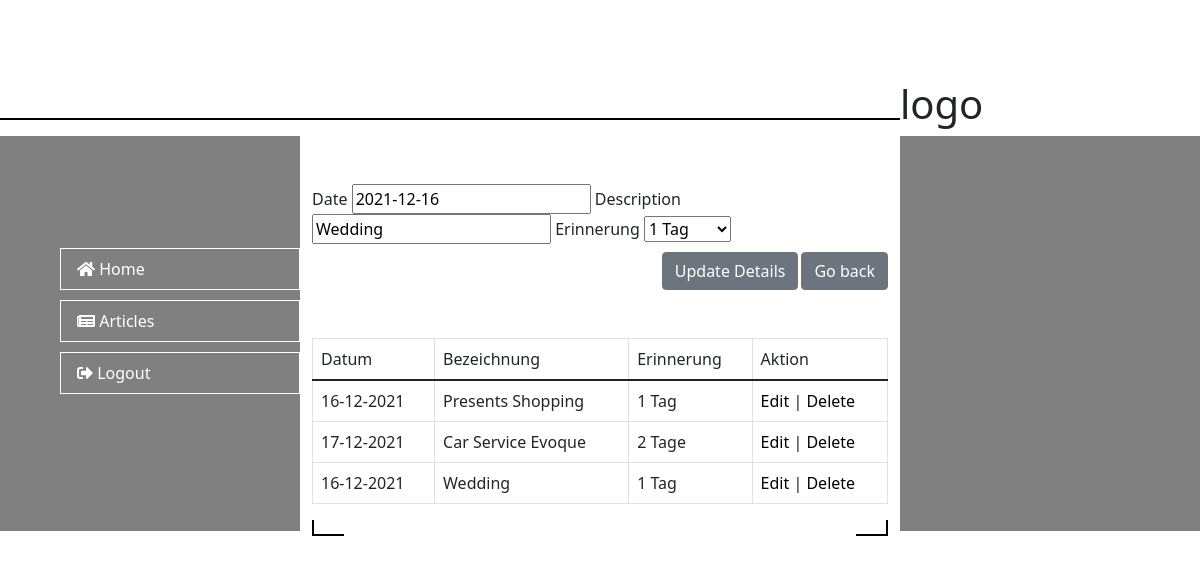
/edit_reminder.php?id=91, run on the app's committed database.
### tables this page shows
CREATE TABLE `reminders` (
  `ID` int(11) NOT NULL,
  `DESCRIPTION` varchar(150) NOT NULL,
  `ERINNERUNG` varchar(150) NOT NULL,
  `DATE` date NOT NULL,
  `C_YEAR` varchar(50) DEFAULT NULL
);

### edit_reminder.php (the view, shortened to what this page needs)
<?php
  include "config.php";
  $sql="SELECT * FROM reminders WHERE ID='{$_GET["id"]}'";
  $res=$con->query($sql);
  if($res->num_rows>0){
    $row=$res->fetch_assoc();
?>
<!DOCTYPE html>
<html lang="en">
<?php include "header.php"; ?>
<body>
  <?php include "logo.php"; ?>
  <div class='section'>
    <div class="left">
      <nav>
        <li>
          <a class="nav-link mylinks" style="margin-top: 7rem;" href="home.php"><span class='fa fa-home'></span> Home</a>
        </li>
        <li>
          <a class="nav-link mylinks" href="articles.php"><span class='fas fa-newspaper'></span> Articles</a>
        </li>
        <li>
          <a class="nav-link mylinks" href="logout.php"><span class='fas fa-sign-out-alt'></span> Logout</a>
        </li>
      </nav>
    </div>
    <div class="middle container">
      <div class="add-reminder mt-5">
        <form method='post' action='<?php echo $_SERVER["REQUEST_URI"]; ?>'>
          <label>Date</label>
          <input type="text" class="datepicker" name='date' required value="<?php echo $row["DATE"]; ?>">
          <label>Description</label>
          <input type='text' name='description' required value="<?php echo $row["DESCRIPTION"]; ?>">
          <label>Erinnerung</label>
          <select name="erinnerung" id="erinnerung" required value="<?php echo $row["ERINNERUNG"]; ?>">
            <option value="1 Tag">1 Tag</option>
          </select>
          <br>
          <a href="home.php" class="mt-2 mb-5 btn btn-secondary submit-button" style="margin-left: 3px;">Go back</a>
          <input type='submit' name='submit' class='mt-2 mb-5 submit-button btn btn-secondary' value='Update Details'>
        </form>
      </div>
      <div class='reminder-message mt-3'>
        <table class='table table-bordered mt-2'>
          <thead>
            <tr>
              <td>Datum</td>
              <td>Bezeichnung</td>
              <td>Erinnerung</td>
              <td>Aktion</td>
            </tr>
          </thead>
          <tbody>
            <?php
            $sql = "SELECT * FROM reminders ORDER BY ID DESC";
            $res = $con->query($sql);
            if ($res->num_rows > 0) {
              while ($row = $res->fetch_assoc()) {
                echo "
										<tr>
                      <td>" . date("d-m-Y", strtotime($row["DATE"])) . "</td>
											<td>{$row["DESCRIPTION"]}</td>
											<td>{$row["ERINNERUNG"]}</td>
                      <td><a href='edit_reminder.php?id={$row["ID"]}' class=''>Edit</a>
                      <span>|</span>
                      <a href='delete_reminder.php?id={$row["ID"]}' class=''>Delete</a>
                      </td>
										</tr>";
              }
            }
            ?>
          </tbody>
        </table>
      </div>
      <div class="borders mt-3"></div>
    </div>
    <div class="right"></div>
  </div>
</body>
</html>
<?php
  }
?>

### style.css (style rules this page uses)
li { list-style-type: none; }
.mylinks { color: white; border: 1px solid white; margin-bottom: 5px; padding-right: 5px; margin-top: 10px; width: 15rem; }
a { text-decoration: none; color: black; }
.section { display: grid; grid-template-columns: 25% 1fr 25%; }
.left { background-color: gray; height: 150%; display: flex; justify-content: flex-end; }
.middle { background-color: white; height: 150px; }
.borders { background-image: linear-gradient(black, black), linear-gradient(black, black), linear-gradient(black, black), linear-gradient(black, black); background-repeat: no-repeat; background-size: 2px 3rem, 2rem 2px, 2px 3rem, 2rem 2px; background-position: left bottom, left bottom, right bottom, right bottom, 4px 4px; padding: 0 1rem 1rem 1rem; }
.right { background-color: gray; height: 150%; }
.submit-button { float: right; }

### data on the page
reminders: date "2021-12-16", description "Wedding", erinnerung "1 Tag", DATE "16-12-2021", DESCRIPTION "Wedding", ERINNERUNG "1 Tag"
reminders: DATE "16-12-2021", DESCRIPTION "Presents Shopping", ERINNERUNG "1 Tag"
reminders: DATE "17-12-2021", DESCRIPTION "Car Service Evoque", ERINNERUNG "2 Tage"
